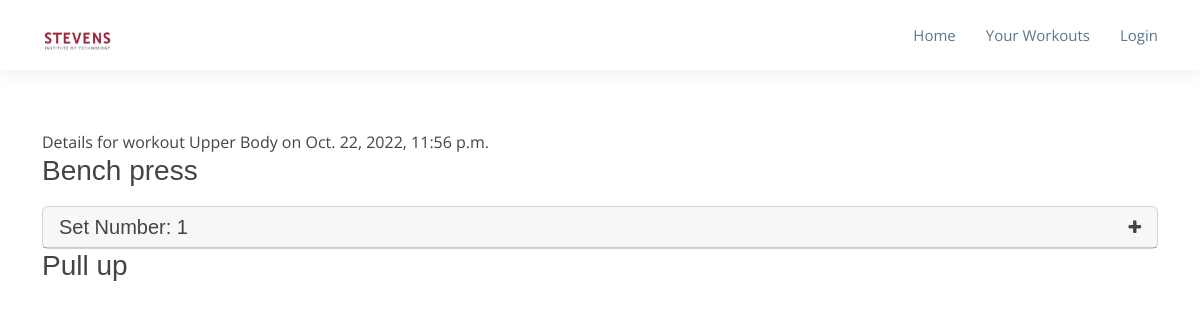
The app's page /workout/1, older data.
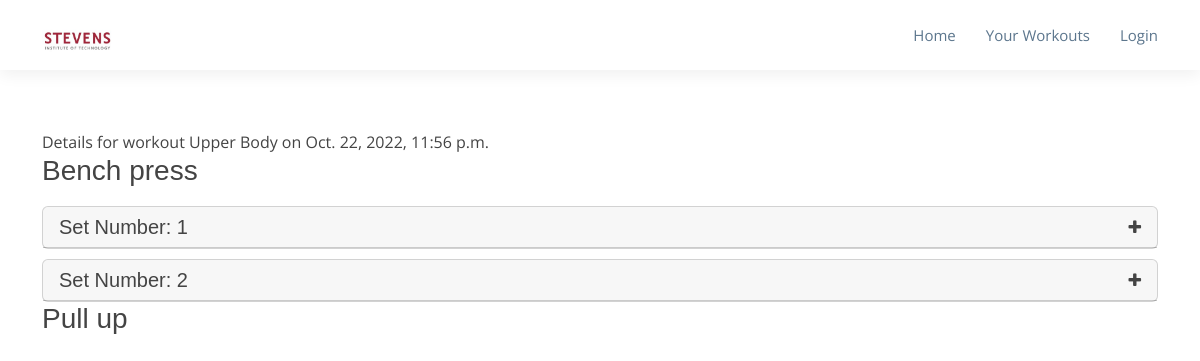
The same page, newer data.
### base/models.py (models this page shows, shortened)
class Workout(models.Model):
    workout_name = models.CharField(null=False, max_length=255)
    created_date_time = models.DateTimeField(auto_now_add=True)
    updated_date_time = models.DateTimeField(auto_now=True)
    workout_date = models.DateTimeField()
    user = models.ForeignKey(User, on_delete=models.CASCADE, default=None)

class Exercise(models.Model):
    exercise_name = models.CharField(null=False, max_length=255)
    created_date_time = models.DateTimeField(auto_now_add=True)
    updated_date_time = models.DateTimeField(auto_now=True)
    exercise_date = models.DateTimeField()
    workout = models.ForeignKey(Workout, on_delete=models.CASCADE)

class Set(models.Model):
    set_number = models.IntegerField(default=1, null=False)
    num_repititions = models.IntegerField(null=True)
    weight = models.FloatField(null=True)
    notes = models.TextField(null=True)
    created_date_time = models.DateTimeField(auto_now_add=True)
    updated_date_time = models.DateTimeField(auto_now=True)
    exercise = models.ForeignKey(Exercise, on_delete=models.CASCADE)

### base/views.py (the view)
# urls.py: path('workout/<str:pk>', views.workout, name="workout"),
def workout(request, pk):
    workout = Workout.objects.get(id=pk)
    if workout is not None:
        exercises = Exercise.objects.filter(workout=pk)
        for exercise in exercises:
            sets = Set.objects.filter(exercise=exercise.id)
            exercise.sets = sets
        context = {
            'workout': workout,
            'exercises': exercises,
            'range': range(1, 13)
        }
        return render(request, 'base/workout.html', context)
    else:
        return render(request, 'base/404.html', context={
            'msg': 'It looks like you do not have any Workouts scheduled'
        })

### base/templates/base/workout.html (shortened to what this page needs)
{% load static %}
<!DOCTYPE html>
<html lang="en">
<head>
  <link href="{% static 'home/vendor/animate.css/animate.min.css' %}" rel="stylesheet">
  <link href="{% static 'home/vendor/aos/aos.css' %}" rel="stylesheet">
  <link href="{% static 'home/vendor/bootstrap/css/bootstrap.min.css' %}" rel="stylesheet">
  <link href="{% static 'home/vendor/bootstrap-icons/bootstrap-icons.css' %}" rel="stylesheet">
  <link href="{% static 'home/vendor/boxicons/css/boxicons.min.css' %}" rel="stylesheet">
  <link href="{% static 'home/vendor/glightbox/css/glightbox.min.css' %}" rel="stylesheet">
  <link href="{% static 'home/vendor/swiper/swiper-bundle.min.css' %}" rel="stylesheet">
  <link rel="stylesheet" href="https://cdnjs.cloudflare.com/ajax/libs/font-awesome/4.7.0/css/font-awesome.min.css">
  <link href="{% static 'home/css/style.css' %}" rel="stylesheet">
  <link href="{% static 'home/css/style2.css' %}" rel="stylesheet">
</head>
<body>
    <header id="header" class="d-flex align-items-center">
        <div class="container d-flex align-items-center">
        <div class="logo me-auto">
        <a href="/"><img src="{% static 'home/img/logo/logo-1.jpg' %}" alt="" class="img-fluid"></a>
        </div>
        {% include 'base/navbar.html' %}
        </div>
    </header>
    <section id="workout">
        <div class="container">
            Details for workout {{workout.workout_name}} on {{workout.workout_date}}
            {% for exercise in exercises %}
            <div class="row">
                    <h3>
                        {{exercise.exercise_name}}
                    </h3>
                    {% for set in exercise.sets %}
                    <div style="margin-top: 10px;">
                        <div class="card">
                          <div class="card-header" onclick="hideAndShowSets('{{set.id}}')">
                            <div class="d-flex justify-content-between">
                                <div>
                                    <h5 class="mb-0">
                                        Set Number: {{set.set_number}}
                                    </h5>
                                </div>
                                <div id="icon-{{set.id}}">
                                    <i class="fa fa-plus"></i>
                                </div>
                            </div>
                          </div>
                        </div>
                    </div>
                    {% endfor %}
            </div>
            {% endfor %}
        </div>
    </section>
</body>

### base/templates/base/navbar.html (shortened to what this page needs)
<nav id="navbar" class="navbar">
    <ul>
      <li>
        <a class="nav-link" href="/">
            Home
        </a>
      </li>
      <li>
        <a class="nav-link" href="{% url 'workouts' %}">
            Your Workouts
        </a>
      </li>
      <li>
        {% if request.user.is_authenticated %}
        <a class="nav-link" href="{% url 'logout' %}">
            Logout
        </a>
        {% else %}
        <a class="nav-link" href="{% url 'login' %}">
            Login
        </a>
        {% endif %}
      </li>
    </ul>
  </nav>

### base/static/home/css/style.css (style rules this page uses)
body { font-family: "Open Sans", sans-serif; color: #444; }
a { color: red; text-decoration: none; }
h1, h2, h3, h4, h5, h6, .font-primary { font-family: "Arial", sans-serif; }
#header { height: 70px; background: #fff; z-index: 997; box-shadow: 0px 5px 15px 0px rgba(0, 0, 0, 0.06); }
#header .logo img { padding: 0; margin: 0; max-height: 40px; }
.scrolled-offset { margin-top: 70px; }
.navbar { padding: 0; }
.navbar ul { margin: 0; padding: 0; display: flex; list-style: none; align-items: center; }
.navbar li { position: relative; }
.navbar a, .navbar a:focus { display: flex; align-items: center; justify-content: space-between; padding: 10px 0 10px 30px; font-family: "Open Sans", sans-serif; font-size: 15px; color: #5c768d; white-space: nowrap; transition: 0.3s; }
section { padding: 60px 0; overflow: hidden; }

Row changes from the older to the newer data that the page shows:
added Set: set_number "2", shown under Exercise "Bench press"
